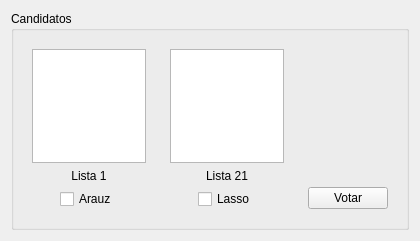
<?xml version="1.0" encoding="UTF-8"?>
<ui version="4.0">
 <class>Votacion</class>
 <widget class="QWidget" name="Votacion">
  <property name="windowModality">
   <enum>Qt::WindowModal</enum>
  </property>
  <property name="geometry">
   <rect>
    <x>0</x>
    <y>0</y>
    <width>420</width>
    <height>241</height>
   </rect>
  </property>
  <property name="minimumSize">
   <size>
    <width>420</width>
    <height>240</height>
   </size>
  </property>
  <property name="maximumSize">
   <size>
    <width>600</width>
    <height>400</height>
   </size>
  </property>
  <property name="windowTitle">
   <string>Form</string>
  </property>
  <layout class="QVBoxLayout" name="verticalLayout">
   <item>
    <widget class="QGroupBox" name="groupBox">
     <property name="title">
      <string>Candidatos</string>
     </property>
     <layout class="QHBoxLayout" name="horizontalLayout">
      <item>
       <widget class="QWidget" name="widget" native="true">
        <layout class="QVBoxLayout" name="verticalLayout_2">
         <item>
          <widget class="QGraphicsView" name="graphicsView">
           <property name="styleSheet">
            <string notr="true">border-image: url(:/imagenes/Recursos/arauz.jpeg);</string>
           </property>
          </widget>
         </item>
         <item>
          <widget class="QLabel" name="label">
           <property name="text">
            <string>&lt;html&gt;&lt;head/&gt;&lt;body&gt;&lt;p align=&quot;center&quot;&gt;Lista 1&lt;/p&gt;&lt;/body&gt;&lt;/html&gt;</string>
           </property>
          </widget>
         </item>
         <item alignment="Qt::AlignHCenter">
          <widget class="QCheckBox" name="inArauz">
           <property name="text">
            <string>Arauz</string>
           </property>
          </widget>
         </item>
        </layout>
       </widget>
      </item>
      <item>
       <widget class="QWidget" name="widget_2" native="true">
        <layout class="QVBoxLayout" name="verticalLayout_3">
         <item>
          <widget class="QGraphicsView" name="graphicsView_2">
           <property name="styleSheet">
            <string notr="true">border-image: url(:/imagenes/Recursos/lasso.jpeg);</string>
           </property>
          </widget>
         </item>
         <item>
          <widget class="QLabel" name="label_2">
           <property name="text">
            <string>&lt;html&gt;&lt;head/&gt;&lt;body&gt;&lt;p align=&quot;center&quot;&gt;Lista 21&lt;/p&gt;&lt;/body&gt;&lt;/html&gt;</string>
           </property>
          </widget>
         </item>
         <item alignment="Qt::AlignHCenter">
          <widget class="QCheckBox" name="inLasso">
           <property name="text">
            <string>Lasso</string>
           </property>
          </widget>
         </item>
        </layout>
       </widget>
      </item>
      <item>
       <widget class="QWidget" name="widget_3" native="true">
        <layout class="QVBoxLayout" name="verticalLayout_4">
         <item>
          <spacer name="verticalSpacer">
           <property name="orientation">
            <enum>Qt::Vertical</enum>
           </property>
           <property name="sizeHint" stdset="0">
            <size>
             <width>20</width>
             <height>40</height>
            </size>
           </property>
          </spacer>
         </item>
         <item>
          <widget class="QPushButton" name="cmdVotar">
           <property name="text">
            <string>Votar</string>
           </property>
          </widget>
         </item>
        </layout>
       </widget>
      </item>
     </layout>
    </widget>
   </item>
  </layout>
 </widget>
 <resources/>
 <connections/>
</ui>
